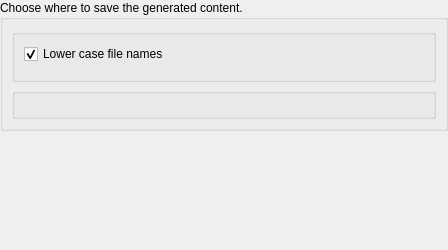
<?xml version="1.0" encoding="UTF-8"?>
<ui version="4.0">
 <class>OutputLocationDialog</class>
 <widget class="QWidget" name="OutputLocationDialog">
  <property name="geometry">
   <rect>
    <x>0</x>
    <y>0</y>
    <width>448</width>
    <height>250</height>
   </rect>
  </property>
  <layout class="QVBoxLayout" name="verticalLayout">
   <property name="leftMargin">
    <number>0</number>
   </property>
   <property name="topMargin">
    <number>0</number>
   </property>
   <property name="rightMargin">
    <number>0</number>
   </property>
   <property name="bottomMargin">
    <number>0</number>
   </property>
   <item>
    <widget class="QGroupBox" name="groupBox_3">
     <property name="title">
      <string>Choose where to save the generated content.</string>
     </property>
     <layout class="QGridLayout" name="gridLayout_3">
      <item row="1" column="0">
       <widget class="QGroupBox" name="positionGroupBox">
        <property name="enabled">
         <bool>true</bool>
        </property>
        <property name="flat">
         <bool>true</bool>
        </property>
        <layout class="QVBoxLayout" name="verticalLayout_2">
         <item>
          <layout class="QFormLayout" name="positionFormLayout"/>
         </item>
        </layout>
       </widget>
      </item>
      <item row="0" column="0">
       <widget class="QGroupBox" name="urlGroupBox">
        <property name="flat">
         <bool>true</bool>
        </property>
        <property name="checkable">
         <bool>false</bool>
        </property>
        <layout class="QVBoxLayout" name="verticalLayout_3">
         <item>
          <widget class="QCheckBox" name="lowerFilenameCheckBox">
           <property name="text">
            <string>Lower case file names</string>
           </property>
           <property name="checked">
            <bool>true</bool>
           </property>
          </widget>
         </item>
         <item>
          <widget class="KMessageWidget" name="messageWidget" native="true"/>
         </item>
         <item>
          <layout class="QFormLayout" name="urlFormLayout">
           <property name="fieldGrowthPolicy">
            <enum>QFormLayout::ExpandingFieldsGrow</enum>
           </property>
          </layout>
         </item>
        </layout>
       </widget>
      </item>
     </layout>
    </widget>
   </item>
   <item>
    <spacer name="verticalSpacer">
     <property name="orientation">
      <enum>Qt::Vertical</enum>
     </property>
     <property name="sizeHint" stdset="0">
      <size>
       <width>20</width>
       <height>5</height>
      </size>
     </property>
    </spacer>
   </item>
  </layout>
 </widget>
 <customwidgets>
  <customwidget>
   <class>KMessageWidget</class>
   <extends>QFrame</extends>
   <header>KMessageWidget</header>
   <container>1</container>
  </customwidget>
 </customwidgets>
 <resources/>
 <connections/>
</ui>
